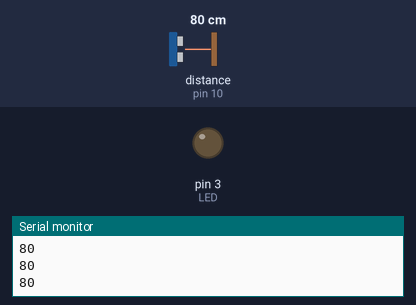
This sketch was run on a simulated Arduino Uno, built with avr-gcc and run on an emulated ATmega328P. Shown: output pins drawn as LEDs (lit = HIGH), the last lines printed to the serial monitor. The test bench sets the inputs (shaded band); at power-on: distance to the obstacle (sensor on pin 10) 80 cm. The echo pulse lasts 58.3 µs per cm.

Above: at 1.2 s.
1.3 s: distance to the obstacle (sensor on pin 10) set to 22 cm
2.8 s: distance to the obstacle (sensor on pin 10) set to 17 cm
At 3.4 s:
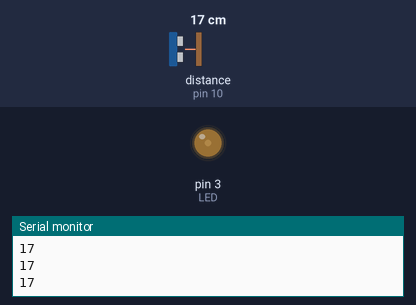
4.4 s: distance to the obstacle (sensor on pin 10) set to 2 cm
At 5.5 s:
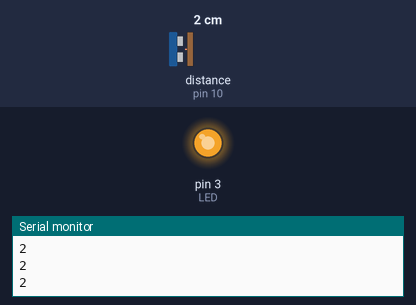
5.9 s: distance to the obstacle (sensor on pin 10) set to 9 cm
At 7.2 s:
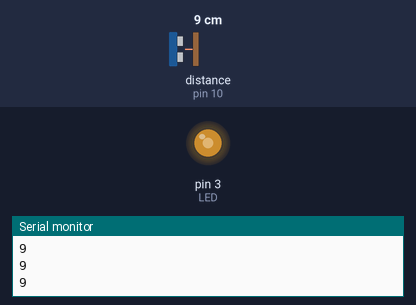
Timing chart, 0 to 8.4 s (numbered marks = the images above; inputs shaded):
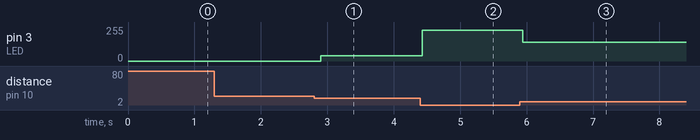

The sketch:

EB_DistanceControled_LED.ino
```cpp
/*
  EB - DistanceControled_LED demo code

  Change the lighting strength based on the distance of closing object

  http://makerstudio.cc

*/

#include "Ultrasonic.h"

Ultrasonic ultrasonic(11,10);//(Trig,Echo)

int distance = 0;
const int LED = 3;//Digital pin 3 with PWM function
int outputValue = 0;        // value output to the PWM (analog out)

void setup() {
	Serial.begin(9600);
}

void loop()
{
	//output the distance in cm
	distance = ultrasonic.Ranging(CM);
	Serial.println(distance);

	if(distance < 20){
	  outputValue = map(distance, 0, 20, 255, 0);
	  // change the analog out value:
	  analogWrite(LED, outputValue);
	}else{
	  digitalWrite(LED, LOW);
	}
	delay(100);
}
```

Measured:
- after the input at 2.8 s, pin 3 (LED): 0/255 → 39/255 after 0.10 s
- after the input at 4.4 s, pin 3 (LED): 39/255 → 230/255 at once
- after the input at 5.9 s, pin 3 (LED): 230/255 → 141/255 at once
